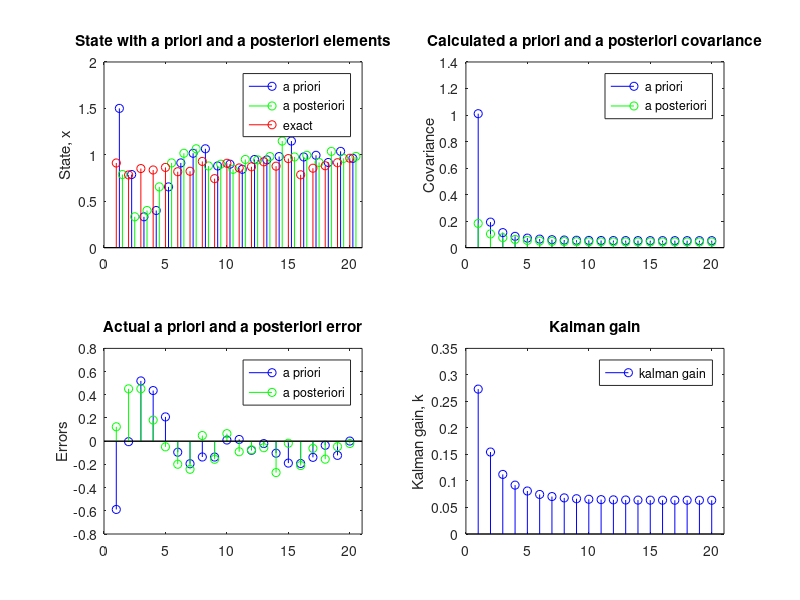

Write the MATLAB code that produced this figure.
%Define the length of the simulation.
nlen=20;

%Define the system.  Change these to change the system.
a=1;
h=3;

%Define the noise covariances.
Q=0.01;
R=2;

%Preallocate memory for all arrays. Note that this is not really necessary
%but speeds up MatLab a bit.
%However, it is necessary to come up with initial estimates (guesses) for
% 1) the state.
% 2) the a priori error.
x=zeros(1,nlen);
z=zeros(1,nlen);
xapriori=zeros(1,nlen);
xaposteriori=zeros(1,nlen);
residual=zeros(1,nlen);
papriori=ones(1,nlen);
paposteriori=ones(1,nlen);
k=zeros(1,nlen);

%Calculate the process and measurement noise.
w1=randn(1,nlen); %This line and the next can be commented out after running
v1=randn(1,nlen); %the script once to generate multiple runs with identical
%noise (for better comparison).
w=w1*sqrt(Q);
v=v1*sqrt(R);

%Initial condition on the state, x.
x_0=1.0;

%Initial guesses for state and a posteriori covariance.
xaposteriori_0=1.5;
paposteriori_0=1;

%Calculate the first estimates for all values based upon the initial guess
%of the state and the a posteriori covariance. The rest of the steps will
%be calculated in a loop.
%
%Calculate the state and the output
x(1)=a*x_0+w(1);
z(1)=h*x(1)+v(1);
%Predictor equations
xapriori(1)=a*xaposteriori_0;
residual(1)=z(1)-h*xapriori(1);
papriori(1)=a*a*paposteriori_0+Q;
%Corrector equations
k(1)=h*papriori(1)/(h*h*papriori(1)+R);
paposteriori(1)=papriori(1)*(1-h*k(1));
xaposteriori(1)=xapriori(1)+k(1)*residual(1);

%Calculate the rest of the values.
for j=2:nlen,
    %Calculate the state and the output
    x(j)=a*x(j-1)+w(j);
    z(j)=h*x(j)+v(j);
    %Predictor equations
    xapriori(j)=a*xaposteriori(j-1);
    residual(j)=z(j)-h*xapriori(j);
    papriori(j)=a*a*paposteriori(j-1)+Q;
    %Corrector equations
    k(j)=h*papriori(j)/(h*h*papriori(j)+R);
    paposteriori(j)=papriori(j)*(1-h*k(j));
    xaposteriori(j)=xapriori(j)+k(j)*residual(j);
end

j=1:nlen;

%Plot states and state estimates
subplot(221);
h1=stem(j+0.25,xapriori,'b');
hold on
h2=stem(j+0.5,xaposteriori,'g');
h3=stem(j,x,'r');
hold off
%Make nice formatting.
legend([h1(1) h2(1) h3(1)],'a priori','a posteriori','exact');
title('State with a priori and a posteriori elements');
ylabel('State, x');
xlim=[0 length(j)+1];
set(gca,'XLim',xlim);

%Plot covariance
subplot(222);
h1=stem(j,papriori,'b');
hold on;
h2=stem(j,paposteriori,'g');
hold off
legend([h1(1) h2(1)],'a priori','a posteriori');
title('Calculated a priori and a posteriori covariance');
ylabel('Covariance');
set(gca,'XLim',xlim); %Set limits the same as first graph

%Plot errors
subplot(223);
h1=stem(j,x-xapriori,'b');
hold on
h2=stem(j,x-xaposteriori,'g');
hold off
legend([h1(1) h2(1)],'a priori','a posteriori');
title('Actual a priori and a posteriori error');
ylabel('Errors');
set(gca,'XLim',xlim); %Set limits the same as first graph

%Plot kalman gain, k
subplot(224);
h1=stem(j,k,'b');
legend([h1(1)],'kalman gain');
title('Kalman gain');
ylabel('Kalman gain, k');
set(gca,'XLim',xlim); %Set limits the same as first graph